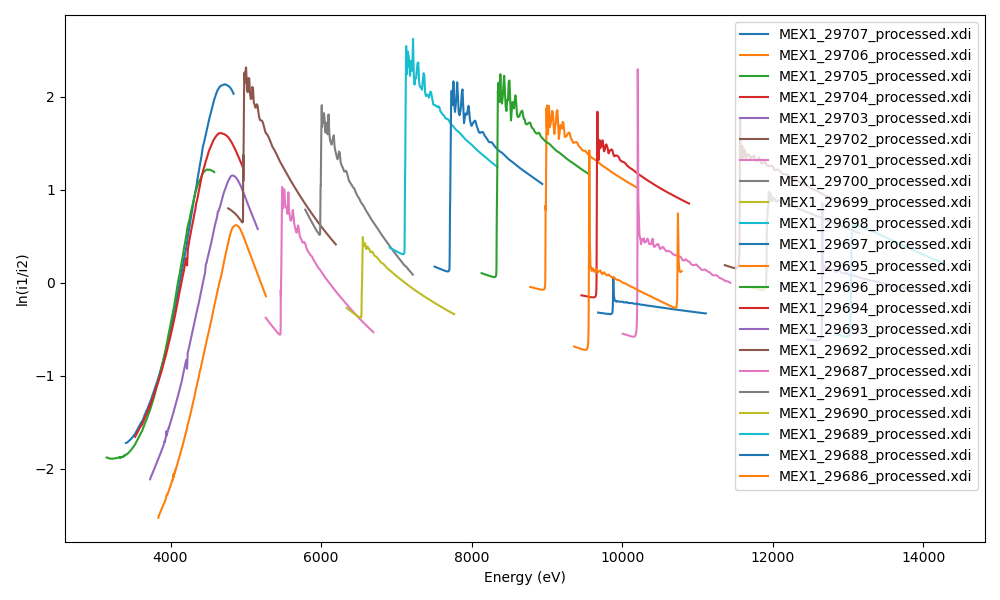

This chart was generated by the following Python code:
import os

import matplotlib.pyplot as plt
import numpy as np
import pandas as pd

plt.figure(figsize=(10, 6))

for filename in os.listdir("."):
    if filename.endswith(".xdi"):

        data = []

        with open(filename, "r", encoding="utf8") as file:
            for line in file:
                if not line.startswith("#"):
                    row = line.split()
                    if row:
                        data.append(row)

        # Create a DataFrame
        columns = ["energy", "bragg", "count_time", "i0", "i1", "i2"]
        df = pd.DataFrame(data, columns=columns).astype(float)

        # Drop unnecessary columns
        df = df.drop(columns=["bragg", "count_time", "i0"])

        # Calculate ln(i1/i2)
        df["ln_i1_i2"] = np.log(df["i1"] / df["i2"])

        # Plot
        plt.plot(df["energy"], df["ln_i1_i2"], label=filename)

# Configure plot settings
plt.xlabel("Energy (eV)")
plt.ylabel("ln(i1/i2)")
plt.legend()
plt.tight_layout()
plt.savefig("xdi_processor_loop.png")
